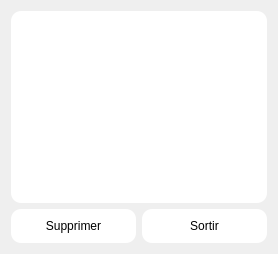
         <widget class="QWidget" name="locdel">
          <layout class="QGridLayout" name="gridLayout_2">
           <item row="1" column="0">
            <widget class="QPushButton" name="pushButton_locdel_supprimer">
             <property name="styleSheet">
              <string notr="true">QPushButton
{
background-color:rgb(255, 255, 255);
border-radius: 10px;
padding: 10px;
}

QPushButton:Hover {
				background-color: rgb(159, 159, 159);
				border-color: rgb(159, 159, 159);}
</string>
             </property>
             <property name="text">
              <string>Supprimer</string>
             </property>
            </widget>
           </item>
           <item row="1" column="1">
            <widget class="QPushButton" name="pushButton_locdel_sortir">
             <property name="styleSheet">
              <string notr="true">QPushButton
{
background-color:rgb(255, 255, 255);
border-radius: 10px;
padding: 10px;
}

QPushButton:Hover {
				background-color: rgb(159, 159, 159);
				border-color: rgb(159, 159, 159);}
</string>
             </property>
             <property name="text">
              <string>Sortir</string>
             </property>
            </widget>
           </item>
           <item row="0" column="0" colspan="2">
            <widget class="QTableView" name="tableViewlocdel">
             <property name="styleSheet">
              <string notr="true">background-color: rgb(255, 255, 255);
border-radius: 10px;</string>
             </property>
            </widget>
           </item>
          </layout>
         </widget>
